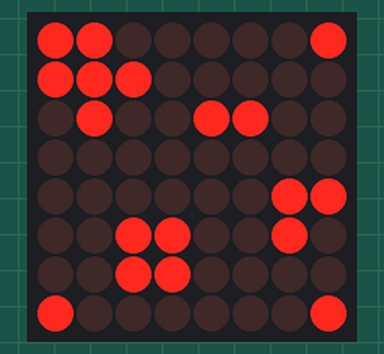
Recording of a sketch running on a simulated ESP32. Shown: 8×8 LED matrix.

Above: at 0.1 s.
At 1.1 s:
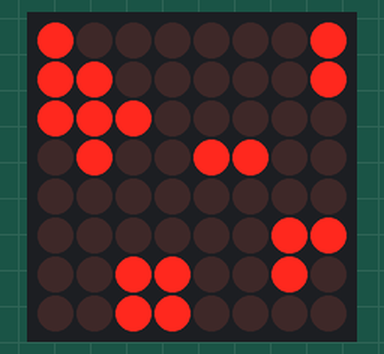
At 2.1 s:
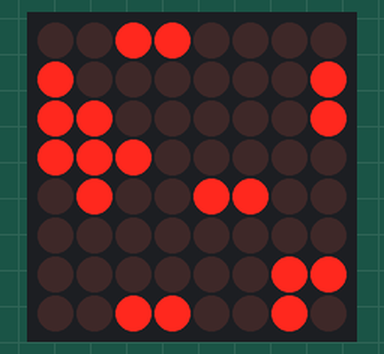
At 3.1 s:
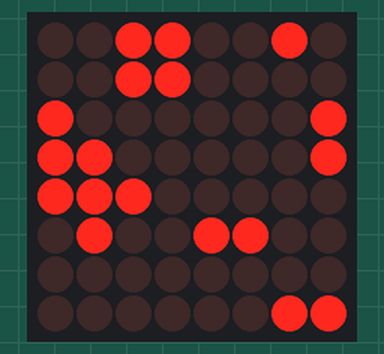
At 4.1 s:
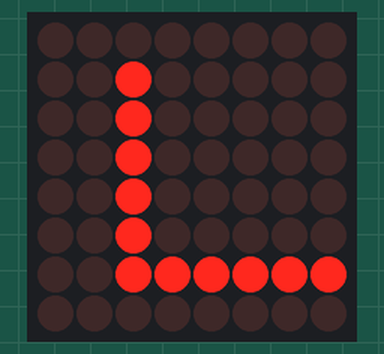

The sketch:

IEEE_ESP32Server.ino
```cpp
/*
  ESP-NOW Demo - Receive
  esp-now-demo-rcv.ino
  Reads data from Initiator

  DroneBot Workshop 2022
  https://dronebotworkshop.com
*/

// Include Libraries
#include <esp_now.h>
#include <WiFi.h>
#include <Wire.h>
#include <Adafruit_GFX.h>
#include "Adafruit_LEDBackpack.h"

#ifndef _BV
  #define _BV(bit) (1<<(bit))
#endif

Adafruit_LEDBackpack matrix = Adafruit_LEDBackpack();

uint16_t delayTime = 1000;
uint64_t binaryAnd = 0b11111111;

uint64_t gameover[8] = {0x00,0x02,0x02,0x02,0x02,0x02,0x7e,0x00}; //massive L
uint64_t spaceship = 0x10; //initial position of the spaceship
uint64_t obstacles[8] = {0x83,0x19,0x00,0x60,0x26,0x06,0xc0,0xc1}; //obstacles
// Define a data structure
typedef struct struct_message {
  int x;
  int y;
} struct_message;

int rep = 0;
// Create a structured object
boolean dead = false;
struct_message myData;
void shiftArrayByOne(uint64_t arr[]) {
    // Save the last element
    uint64_t lastElement = arr[7];

    // Shift elements to the right
    for (int i = 7; i > 0; --i) {
        arr[i] = arr[i - 1];
    }

    // Place the last element at the beginning
    arr[0] = lastElement;
}

void emptySpaceship(void) {
  matrix.displaybuffer[6] = spaceship;
}
void clearMatrix(void) {
    for(int c=0; c < 8; c++){
        matrix.displaybuffer[c] = 0;
    }
}
// Callback function executed when data is received
void OnDataRecv(const uint8_t * mac, const uint8_t *incomingData, int len) {
  memcpy(&myData, incomingData, sizeof(myData));
  if (dead) {
    return;
  }
  if (myData.x > 3000) {
    if (spaceship != 0x80) {
      spaceship <<= 1;
      matrix.displaybuffer[6] = (spaceship << 8) | obstacles[6];
      matrix.writeDisplay();
    }
  } else if (myData.x < 1000) {
    if (spaceship != 0x01){
      spaceship >>= 1;
      matrix.displaybuffer[6] = (spaceship << 8) | obstacles[6];
      matrix.writeDisplay();
    }
  }
  if ((obstacles[6] & spaceship) > 0) {
    dead = true;
  }
}

void setup() {
  // Set up Serial Monitor
  Serial.begin(115200);
  matrix.begin(0x70);  // pass in the address
  // Set ESP32 as a Wi-Fi Station
  WiFi.mode(WIFI_STA);

  // Initilize ESP-NOW
  if (esp_now_init() != ESP_OK) {
    Serial.println("Error initializing ESP-NOW");
    return;
  }
  emptySpaceship();

  binaryAnd = 0b11111111;
  matrix.writeDisplay();
  // Register callback function
  esp_now_register_recv_cb(OnDataRecv);
}

void loop() {
  shiftArrayByOne(obstacles);
  for(int i=0; i < 8; i++){
      matrix.displaybuffer[i] = obstacles[i];   //red portion
  }
  if ((obstacles[6] & spaceship) > 0) {
    dead = true;
  }
  if (dead){
    for(int i = 0; i < 8; i++) {
      matrix.displaybuffer[i] = gameover[i];
     }
     matrix.writeDisplay();
  }
  matrix.displaybuffer[6] |= (spaceship << 8);
  matrix.writeDisplay();
  delay(1000);
}
```

Measured:
- what the display in image 1 shows lasts 1.0 s, from 1.0 s to 2.0 s
